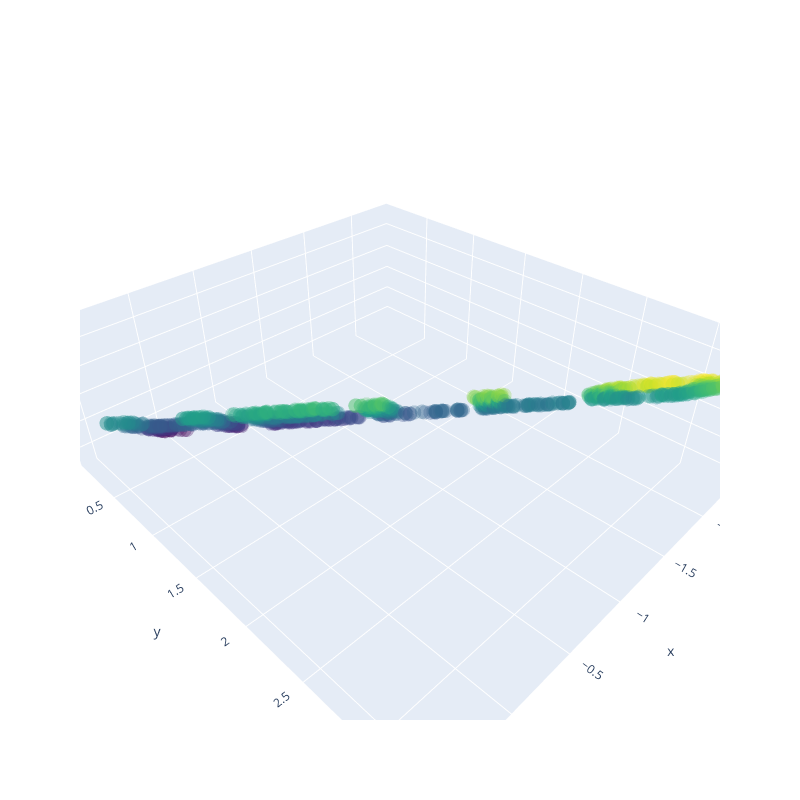

Source (notebook cell):
### Code cell
import plotly.graph_objects as go
fig = go.Figure()
fig.add_trace(go.Scatter3d(x=X1[:,0], y=X1[:,1], z = X1[:,2],
    opacity=0.3, mode = 'markers',
    marker = dict(size=5, color=X1[:,2], colorscale='Viridis')))
fig.update_layout(height = 800, width = 800)
fig.show()

### Figure 1 — Plotly figure (JSON) as saved in the notebook; plotly's stock layout.template omitted (floating-point values rounded to 4 significant figures; data arrays with more than 128 entries replaced by an {"elided": "..."} marker saying what was removed)
{"data": [{"marker": {"color": {"elided": "1000 float values"}, "colorscale": [[0, "#440154"], [0.1111, "#482878"], [0.2222, "#3e4989"], [0.3333, "#31688e"], [0.4444, "#26828e"], [0.5556, "#1f9e89"], [0.6667, "#35b779"], [0.7778, "#6ece58"], [0.8889, "#b5de2b"], [1, "#fde725"]], "size": 5}, "mode": "markers", "opacity": 0.3, "type": "scatter3d", "x": {"elided": "1000 float values"}, "y": {"elided": "1000 float values"}, "z": {"elided": "1000 float values"}}], "layout": {"height": 800, "width": 800}}
